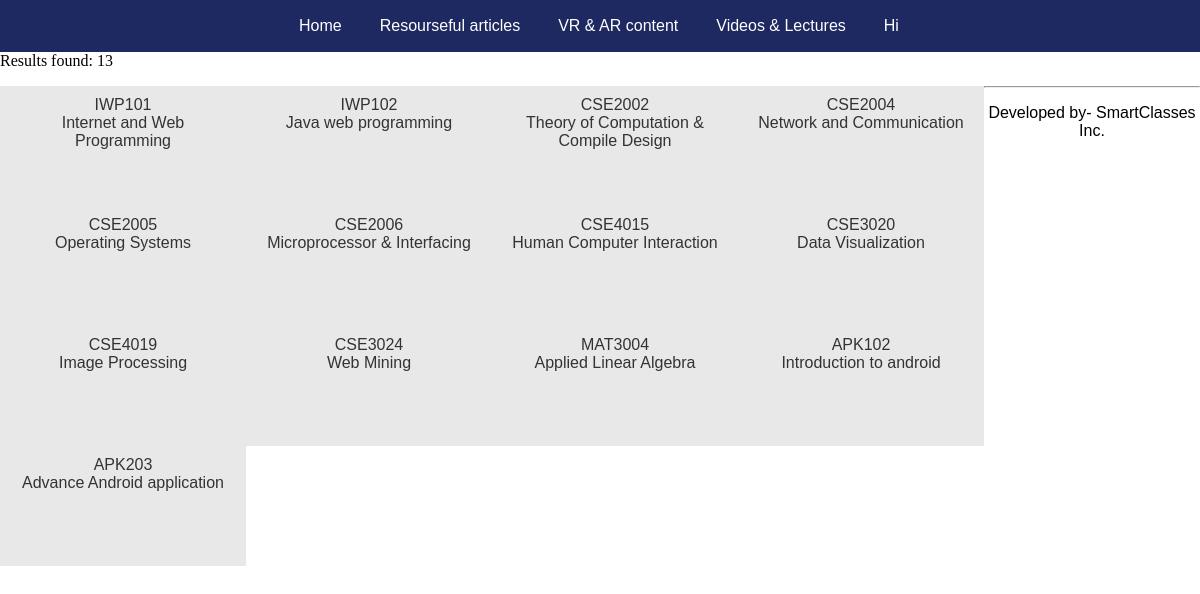
The page /home1.php on the database its author committed.
### tables this page shows
CREATE TABLE `course` (
  `courseID` varchar(10) NOT NULL,
  `courseName` varchar(100) NOT NULL,
  `price` int(100) NOT NULL
);

### home1.php (the view, shortened to what this page needs)
<?php
	include("nav.php");
if(!isset($_GET['submit'])) {
	$srh=$_GET['course_search'];
	$srh = preg_replace("#[^0-9A-Za-z]#i","",$srh);
	$srh_sql="SELECT * FROM course WHERE courseName like '%$srh%'";
	$srh_qry=mysqli_query($dbconnect,$srh_sql);
	echo "Results found: ".mysqli_num_rows($srh_qry)."<br>";
	if(mysqli_num_rows($srh_qry)!=0) {
		$srh_rst=mysqli_fetch_assoc($srh_qry);
		do{
?>
				<p class="card"><a href="home2.php?course_id=<?php echo $srh_rst['courseID']; ?>">
<?php
				echo $srh_rst['courseID'].'<br>'.$srh_rst['courseName'].'</a></p>';
				}while($srh_rst=mysqli_fetch_assoc($srh_qry));
		}
	else {
		echo "No result found";
	}
	}
?>
<body>
	<hr>
	<p style="text-align: center;font-family: sans-serif; ">
Developed by-
SmartClasses Inc.
</p>
	</body>

### nav.php (shortened to what this page needs)
<?php
include("dbconnect.php");
	if(isset($_SESSION["email"])){
		$email1=$_SESSION["email"];
	}
	else {
		$email1=0;
	}
		$sql1 = "SELECT * FROM registers where email = '$email1';";
		$qry1 = mysqli_query($dbconnect,$sql1);
		$rst1 = mysqli_fetch_assoc($qry1);
		do{
			$studName=$rst1['name'];
		}while($rst1=mysqli_fetch_assoc($qry1));
?>
	<ul class="ul_sb">
	  <li><a href="home.php" style="margin-left:280px;">Home</a></li>
	  <li><a href="https://scholar.google.com/">Resourseful articles</a></li>
	  <li><a href="https://vr.google.com/">VR &amp; AR content</a></li>
	  <li><a href="https://www.youtube.com">Videos &amp; Lectures </a></li>
	  <li><a href="signout.php" title="SignOut">Hi <?php echo $studName; ?></a></li>
	</ul>

### home1.php (style rules this page uses)
body { margin: 0; }
.card a { padding: 10px 15px; text-align: center; width: 18%; height: 100px; background-color: #e8e8e8; float: left; text-decoration: none; font-family: sans-serif; color: #333; }

### nav.php (style rules this page uses)
.ul_sb { list-style-type: none; margin: 0; padding: 0; overflow: hidden; background-color: #1d2960; }
body { margin:0; }
.ul_sb li { float: left; text-align: center; }
.ul_sb li a { font-family: sans-serif; display: block; color: white; text-align: center; padding: 14px 16px; text-decoration: none; border:3px solid transparent; }

### rows shown on the page
course: courseID "IWP101", courseName "Internet and Web Programming"
course: courseID "IWP102", courseName "Java web programming"
course: courseID "CSE2002", courseName "Theory of Computation & Compile Design"
course: courseID "CSE2004", courseName "Network and Communication"
course: courseID "CSE2005", courseName "Operating Systems"
course: courseID "CSE2006", courseName "Microprocessor & Interfacing"
course: courseID "CSE4015", courseName "Human Computer Interaction"
course: courseID "CSE3020", courseName "Data Visualization"
course: courseID "CSE4019", courseName "Image Processing"
course: courseID "CSE3024", courseName "Web Mining"
course: courseID "MAT3004", courseName "Applied Linear Algebra"
course: courseID "APK102", courseName "Introduction to android"
course: courseID "APK203", courseName "Advance Android application"

### other values the page prints
mysqli_num_rows($srh_qry) "13"
